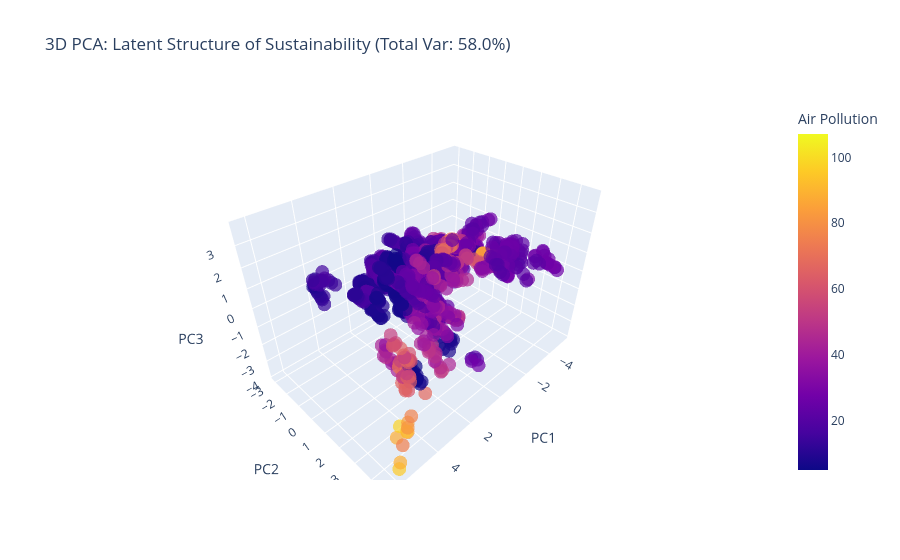

The notebook cell saved with this chart:
### Markdown cell above
## **Part D: Dimensionality Reduction for Regression**

### Code cell
from sklearn.decomposition import PCA
import plotly.express as px 

scaler = StandardScaler()
X_scaled = scaler.fit_transform(df[pure_features])

# 3D first 
pca = PCA(n_components=3)
X_pca = pca.fit_transform(X_scaled)

explained_var = pca.explained_variance_ratio_
total_var = sum(explained_var) * 100
print(f"Explained Variance by 3 Components: {total_var:.2f}%")
for i, var in enumerate(explained_var):
    print(f"  PC{i+1}: {var*100:.2f}%")


pca_df = pd.DataFrame(X_pca, columns=['PC1', 'PC2', 'PC3'])
pca_df['pm25'] = df['pm25'].values
pca_df['Country'] = df['country'].values #

fig = px.scatter_3d(pca_df, x='PC1', y='PC2', z='PC3',
                    color='pm25', 
                    title=f"3D PCA: Latent Structure of Sustainability (Total Var: {total_var:.1f}%)",
                    labels={'pm25': 'Air Pollution'},
                    opacity=0.7)
fig.show()

### Figure 1 — Plotly figure (JSON) as saved in the notebook; plotly's stock layout.template omitted (floating-point values rounded to 4 significant figures; data arrays with more than 128 entries replaced by an {"elided": "..."} marker saying what was removed)
{"data": [{"hovertemplate": "PC1=%{x}<br>PC2=%{y}<br>PC3=%{z}<br>Air Pollution=%{marker.color}<extra></extra>", "legendgroup": "", "marker": {"color": {"elided": "1611 float values"}, "coloraxis": "coloraxis", "opacity": 0.7, "symbol": "circle"}, "mode": "markers", "name": "", "scene": "scene", "showlegend": false, "type": "scatter3d", "x": {"elided": "1611 float values"}, "y": {"elided": "1611 float values"}, "z": {"elided": "1611 float values"}}], "layout": {"coloraxis": {"colorbar": {"title": {"text": "Air Pollution"}}, "colorscale": [[0, "#0d0887"], [0.1111, "#46039f"], [0.2222, "#7201a8"], [0.3333, "#9c179e"], [0.4444, "#bd3786"], [0.5556, "#d8576b"], [0.6667, "#ed7953"], [0.7778, "#fb9f3a"], [0.8889, "#fdca26"], [1, "#f0f921"]]}, "legend": {"tracegroupgap": 0}, "scene": {"domain": {"x": [0, 1], "y": [0, 1]}, "xaxis": {"title": {"text": "PC1"}}, "yaxis": {"title": {"text": "PC2"}}, "zaxis": {"title": {"text": "PC3"}}}, "title": {"text": "3D PCA: Latent Structure of Sustainability (Total Var: 58.0%)"}}}
